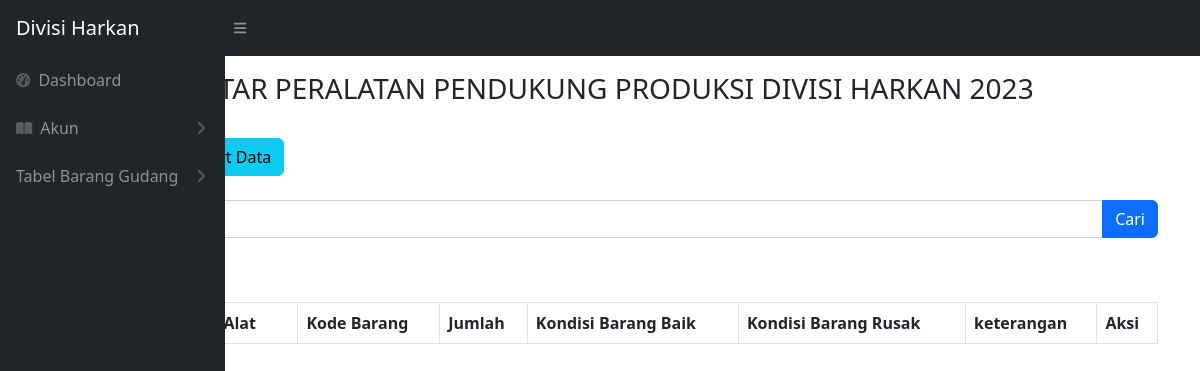
Before: /alat_produksi.php?cari=Bor Magnet with the older database file.
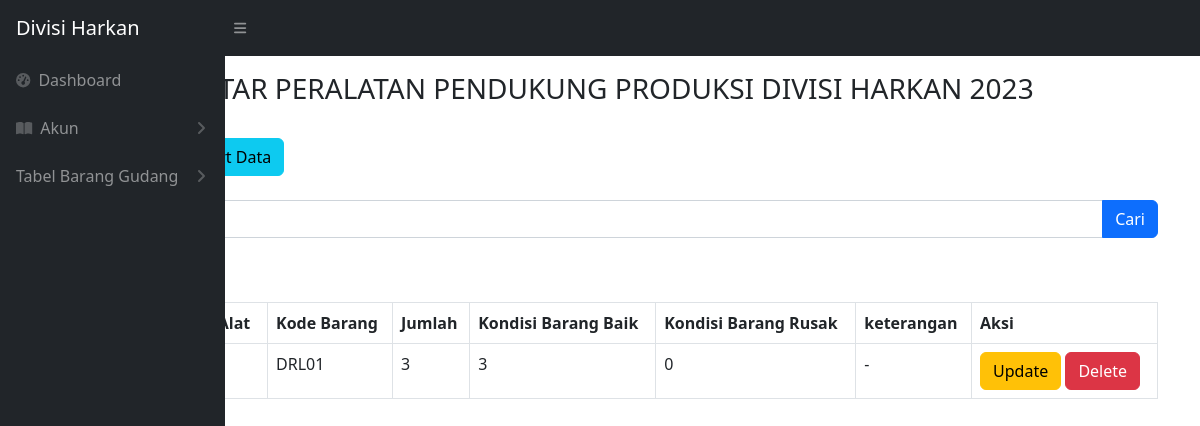
After: the same page with the newer database file.
### tables this page shows
CREATE TABLE `alat_produksi` (
  `idbarang` int(11) NOT NULL,
  `namabarang` varchar(512) NOT NULL,
  `kodebarang` varchar(100) NOT NULL,
  `jumlah` int(11) NOT NULL,
  `baik` int(11) NOT NULL,
  `rusak` int(11) NOT NULL,
  `keterangan` varchar(512) NOT NULL,
  `kategori_id` int(11) NOT NULL
);

### alat_produksi.php (the view, shortened to what the changed rows need)
<?php
require 'controller/koneksi.php';
$query = "SELECT * FROM alat_produksi";
if (isset($_GET['cari'])) {
    $keyword = $_GET['cari'];
    $query = "SELECT * FROM alat_produksi WHERE namabarang LIKE '%$keyword%' OR kodebarang LIKE '%$keyword%'";
}
?>
<!DOCTYPE html>
<html lang="en">
<head>
    <link href="css/styles.css" rel="stylesheet" />
</head>
<body class="sb-nav-fixed">
    <br>
    <br>
    <main>
        <br>
        <div class="container -fluid">
            <div class="card-mb-4">
                <br>
                <br>
                <br>
                <br>
                <div class="card-body">
                    <div class="table table-responsive">
                        <table class="table table-bordered" id="dataTable" width="100" cellspacing="0">
                            <thead>
                                <tr>
                                    <th>No</th>
                                    <th>Nama Barang / Alat</th>
                                    <th>Kode Barang</th>
                                    <th>Jumlah</th>
                                    <th>Kondisi Barang Baik</th>
                                    <th>Kondisi Barang Rusak</th>
                                    <th>keterangan</th>
                                    <th>Aksi</th>
                                </tr>
                            </thead>
                            <tbody>
                                <?php
                                $i = 1;
                                $ambilsemuadatabarang = mysqli_query($conn, $query);
                                while ($data = mysqli_fetch_array($ambilsemuadatabarang)) {
                                    $namabarang = $data['namabarang'];
                                    $kodebarang = $data['kodebarang'];
                                    $jumlah = $data['jumlah'];
                                    $barangbaik = $data['baik'];
                                    $barangrusak = $data['rusak'];
                                    $keterangan = $data['keterangan'];
                                    $idb = $data['idbarang'];
                                ?>
                                    <tr>
                                        <td><?= $i++ ?></td>
                                        <td><?= $namabarang ?></td>
                                        <td><?= $kodebarang ?></td>
                                        <td><?= $jumlah ?></td>
                                        <td><?= $barangbaik ?></td>
                                        <td><?= $barangrusak ?></td>
                                        <td><?= $keterangan ?></td>
                                        <td>
                                            <button type="button" class="btn btn-warning" data-bs-toggle="modal" data-bs-target="#edit<?= $idb; ?>">
                                                Update
                                            </button>
                                            <button type="button" class="btn btn-danger" data-bs-toggle="modal" data-bs-target="#delete<?= $idb; ?>">
                                                Delete
                                            </button>
                                        </td>
                                    </tr>
                                <?php
                                };
                                ?>
                            </tbody>
                        </table>
    </main>
</html>

Changed rows visible on the page:
added alat_produksi: kodebarang "DRL01", jumlah "3", baik "3", rusak "0", keterangan "-"
